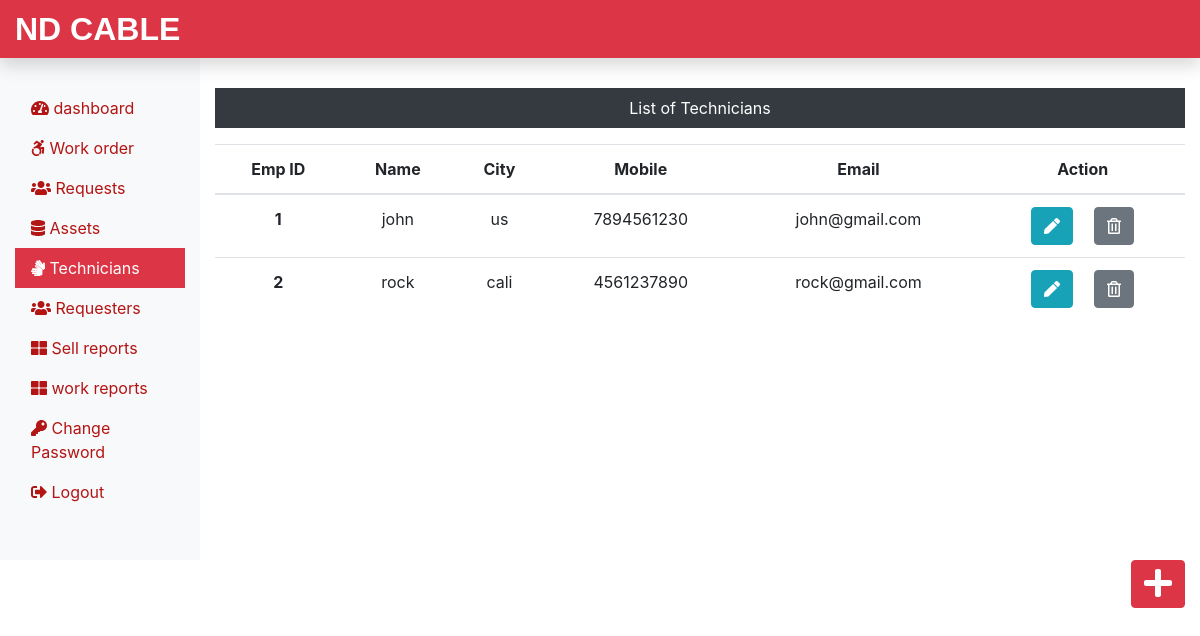
The app's page /Admin/technician.php (signed in) with its own data.
### tables this page shows
CREATE TABLE `emp_tb` (
  `empid` int(11) NOT NULL,
  `empName` varchar(60) NOT NULL,
  `empCity` varchar(60) NOT NULL,
  `empMobile` bigint(20) NOT NULL,
  `empEmail` varchar(60) NOT NULL
);

### Admin/technician.php (the view, shortened to what this page needs)
<?php
include('includes/header.php');
include('../dbConnection.php');
?>
<div class="col-sm-9 col-md-10 mt-5 text-center">
  <p class=" bg-dark text-white p-2">List of Technicians</p>
  <?php
    $sql = "SELECT * FROM emp_tb";
    $result = $conn->query($sql);
    if($result->num_rows > 0){
 echo '<table class="table">
  <thead>
   <tr>
    <th scope="col">Emp ID</th>
    <th scope="col">Name</th>
    <th scope="col">City</th>
    <th scope="col">Mobile</th>
    <th scope="col">Email</th>
    <th scope="col">Action</th>
   </tr>
  </thead>
  <tbody>';
  while($row = $result->fetch_assoc()){
   echo '<tr>';
    echo '<th scope="row">'.$row["empid"].'</th>';
    echo '<td>'. $row["empName"].'</td>';
    echo '<td>'.$row["empCity"].'</td>';
    echo '<td>'.$row["empMobile"].'</td>';
    echo '<td>'.$row["empEmail"].'</td>';
    echo '<td><form action="editemp.php" method="POST" class="d-inline"> <input type="hidden" name="id" value='. $row["empid"] .'><button type="submit" class="btn btn-info mr-3" name="view" value="View"><i class="fas fa-pen"></i></button></form>  <form action="" method="POST" class="d-inline"><input type="hidden" name="id" value='. $row["empid"] .'><button type="submit" class="btn btn-secondary" name="delete" value="Delete"><i class="far fa-trash-alt"></i></button></form></td>
   </tr>';
  }
 echo '</tbody>
 </table>';
} else {
  echo "0 Result";
}
?>
</div>
</div>
<div class='float-right'><a class="btn btn-danger box" href="insertemp.php"><i class="fas fa-plus fa-2x"></i></a>
</div>
</div>
<?php
include('includes/footer.php');
?>

### css/custom.css (style rules this page uses)
a { color: rgb(179, 20, 20); }

### records on screen
emp_tb: empid "1", empName "john", empCity "us", empMobile "7894561230", empEmail "john@gmail.com"
emp_tb: empid "2", empName "rock", empCity "cali", empMobile "4561237890", empEmail "rock@gmail.com"
